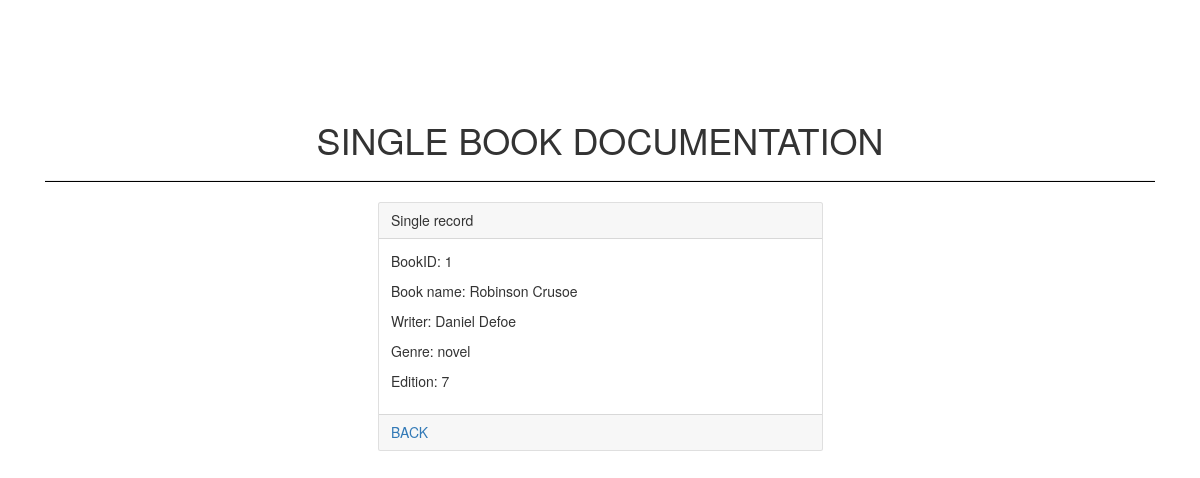
The app's page /read.php?book_id=1 with its own data.
### tables this page shows
CREATE TABLE `books` (
  `book_id` int(10) NOT NULL,
  `book_name` varchar(100) NOT NULL,
  `writer` varchar(100) NOT NULL,
  `genre` varchar(100) NOT NULL,
  `edition` int(10) NOT NULL,
  `user_id` int(11) NOT NULL
);

### adminMenuLogic.php (called while the page is built, shortened)
<?php
class Model
{
    private $server = "localhost";
    private $username = "root";
    private $password = "";
    private $db = "itehdomaci";
    private $conn;
    public function __construct()
    {
        try {
            $this->conn = new mysqli($this->server, $this->username, $this->password, $this->db);
        } catch (Exception $e) {
            echo "connection failed" . $e->getMessage();
        }
    }
    public function fetch_single($id)
    {
        $data = null;
        $query = "SELECT* FROM books WHERE book_id='$id'";
        if ($sql = $this->conn->query($query)) {
            while ($row = $sql->fetch_assoc()) {
                $data = $row;
            }
        }
        return $data;
    }
}

### read.php (the view, shortened to what this page needs)
<!DOCTYPE html>
<html lang="en">
<head>
    <link rel="stylesheet" href="https://cdn.jsdelivr.net/npm/bootstrap@4.5.3/dist/css/bootstrap.min.css">
    <link rel="stylesheet" href="https://maxcdn.bootstrapcdn.com/bootstrap/3.3.7/css/bootstrap.min.css">
    <link rel="stylesheet" href="https://cdnjs.cloudflare.com/ajax/libs/font-awesome/4.7.0/css/font-awesome.min.css">
    <link rel="stylesheet" href="https://use.fontawesome.com/releases/v5.0.8/css/solid.css">
    <link rel="stylesheet" href="adminMenuStyle.css">
</head>
<body>
    <div class="container">
        <div class="row">
            <div class="col-md-12">
                <h1 class="text-center">SINGLE BOOK DOCUMENTATION</h1>
                <hr class="dbt">
            </div>
        </div>
        <div class="row">
            <div class="col-md-5 mx-auto">
                <?php
                include_once "adminMenuLogic.php";
                $model = new Model();
                $book_id = $_REQUEST['book_id'];
                $row = $model->fetch_single($book_id);
                if (!empty($row)) {
                ?>
                    <div class="card">
                        <div class="card-header">
                            Single record
                        </div>
                        <div class="card-body">
                            <p>BookID: <?php echo  $row['book_id']; ?></p>
                            <p>Book name: <?php echo $row['book_name']; ?></p>
                            <p>Writer: <?php echo $row['writer']; ?></p>
                            <p>Genre: <?php echo $row['genre']; ?></p>
                            <p>Edition: <?php echo $row['edition']; ?></p>
                        </div>
                        <div class="card-footer">
                        <a href="adminMenu.php">BACK</a>
                        </div>
                    </div>
                <?php
                } else {
                    echo "no data";
                }
                ?>
            </div>
        </div>
    </div>
</body>
</html>

### adminMenuStyle.css (style rules this page uses)
.container { margin-top: 100px; }
.dbt { height: 1px; color:black; background-color: black; }

### records on screen
books: book_id "1", book_name "Robinson Crusoe", writer "Daniel Defoe", genre "novel", edition "7"
